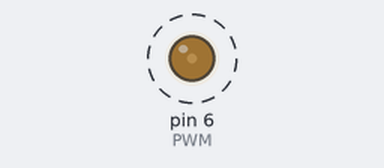
Bench run of a sketch on a simulated Arduino Uno, built with avr-gcc and run on an emulated ATmega328P. On the bench: output pins drawn as LEDs (lit = HIGH). Dashed ring = blinking. What the sketch prints to the serial monitor is not drawn.

Above: at 0.1 s.
Timing chart, 0 to 3.0 s (numbered marks = the images above):
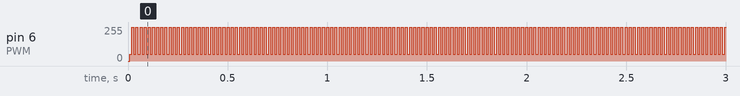

Measured:
- by itself, pin 6 (PWM): alternates 254/255 for 0.01 s and 50/255 for 0.01 s

The sketch:

PCF8574_and_PWM_code.ino
```cpp
#include "Arduino.h"
#include "PCF8574.h"

// Set the i2c HEX address
PCF8574 pcf8574(0x20);
PCF8574 pcf85741(0x21);

// pwm
const int PWM = 6; // D

void setup(){
  Serial.begin(9600);

  pinMode(PWM, OUTPUT);

  // Set the pinModes
  pcf8574.pinMode(P0, OUTPUT);
  pcf8574.pinMode(P1, OUTPUT);
  pcf8574.pinMode(P3, OUTPUT);
  pcf8574.pinMode(P2, INPUT);
  pcf8574.begin();
  pcf8574.digitalWrite(P3, HIGH);

  pcf85741.pinMode(P0, OUTPUT);
  pcf85741.pinMode(P1, OUTPUT);
  pcf85741.pinMode(P3, OUTPUT);
  pcf85741.begin();
}

void loop(){
  pcf8574.digitalWrite(P0, HIGH);
  pcf8574.digitalWrite(P1, LOW);
  Serial.print(pcf8574.digitalRead(P2));
  Serial.print("\n");
  analogWrite(PWM, 254);
  // delay(5000);
  Serial.println("hello1");
  pcf8574.digitalWrite(P0, LOW);
  pcf8574.digitalWrite(P1, HIGH);
  Serial.print(pcf8574.digitalRead(P2));
  Serial.print("\n");
  analogWrite(PWM, 50);
  // delay(5000);
  Serial.println("hello2");
}
```
